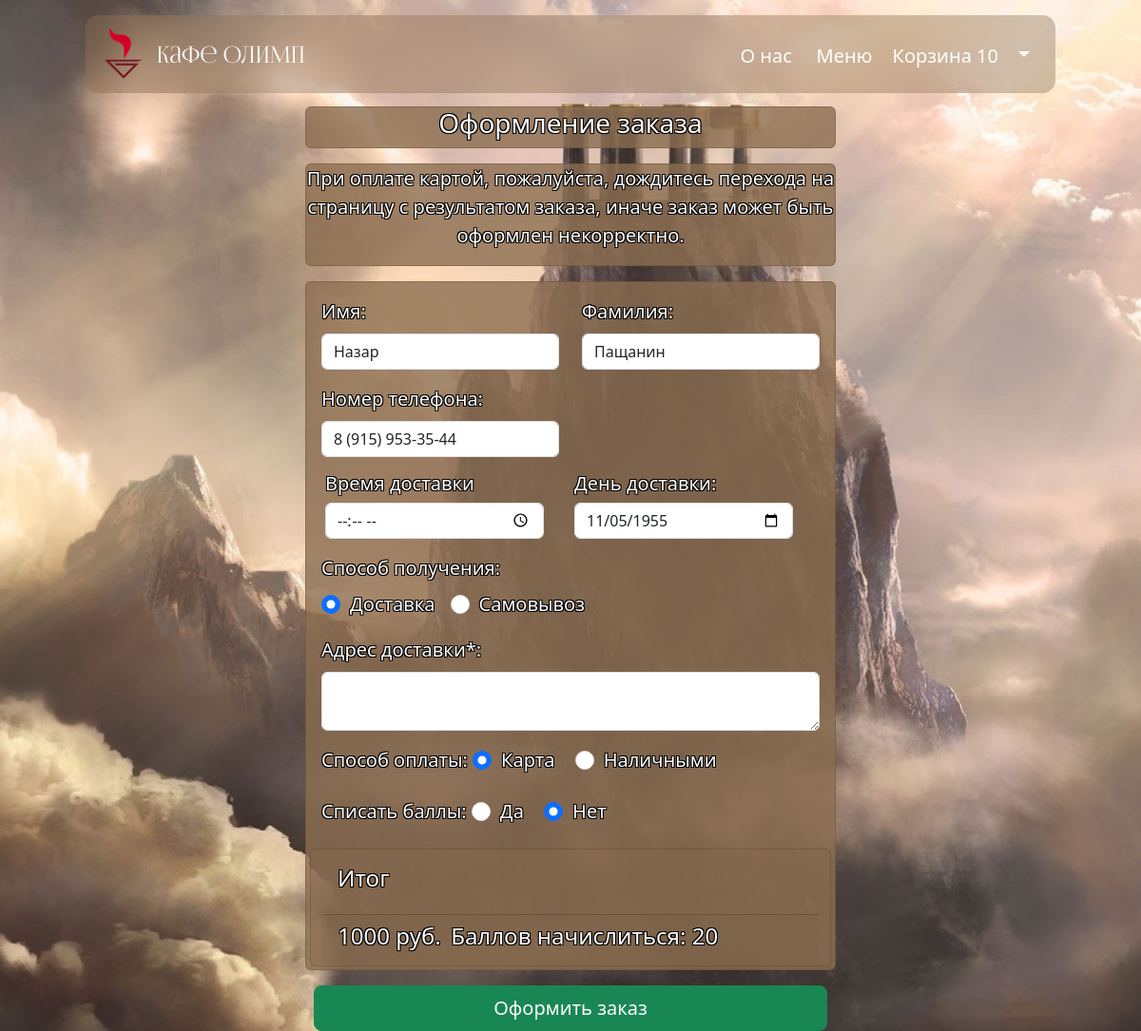
Page /orders/create_order/ (signed in) on the earlier database version.
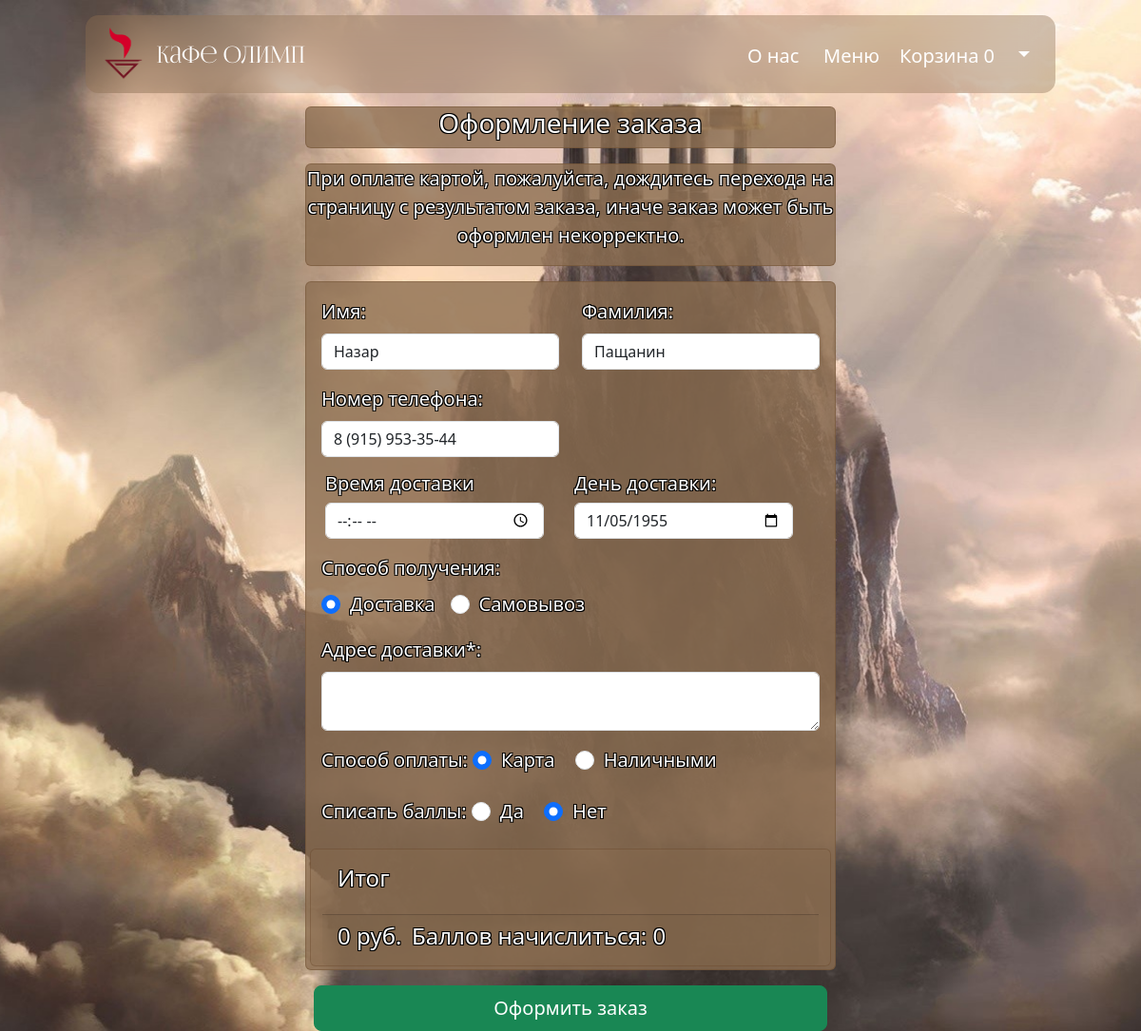
Same page on the later database version.
### users/models.py (models this page shows)
class User(AbstractUser):
    phone_number = PhoneNumberField(blank=True, unique=True, verbose_name="Номер телефона")
    loyalty_program = models.PositiveIntegerField(verbose_name="Баллы программы лояльности", default=0)

### products/models.py (models this page shows, shortened)
class Basket(models.Model):
    user = models.ForeignKey(to=User, on_delete=models.CASCADE)
    product = models.ForeignKey(to=Product, on_delete=models.CASCADE)
    quantity = models.PositiveSmallIntegerField(default=0)
    created_timestamp = models.DateTimeField(auto_now_add=True)
    objects = BasketQuerySet.as_manager()
    def sum_price(self):
        return self.product.price * self.quantity

class Product(models.Model):
    name = models.CharField(max_length=256, verbose_name="Название")
    slug = models.SlugField(max_length=200, unique=True, blank=True, null=True, verbose_name='URL')
    description = models.TextField()
    price = models.DecimalField(max_digits=8, decimal_places=0, verbose_name="Цена")  # знаки после запятой и количество цифр в цене
    weight = models.DecimalField(max_digits=8, decimal_places=0, verbose_name="Масса")  # знаки после запятой и количество цифр в весе
    min_quantity_by_weight = models.DecimalField(max_digits=8, decimal_places=0, default=100,
                                                 verbose_name="Мин. кол-во по массе")  # знаки после запятой и количество цифр в весе
    number_of_pieces = models.PositiveSmallIntegerField(verbose_name="Количество", default=0, null=True)
    on_or_off = models.BooleanField(default=True, verbose_name="Продаётся")
    image = models.ImageField(upload_to='products_images')
    category = models.ForeignKey(to=ProductCategory, on_delete=models.PROTECT, verbose_name="Категория")
    class Meta:
        db_table = 'product'
        verbose_name = 'Продукт'
        verbose_name_plural = 'Продукты'
        ordering = ("id",)

### orders/views.py (the view)
# urls.py: path('create_order/', views.create_order, name='create_order'),
@login_required
def create_order(request):
    if request.method == 'POST':
        form = CreateOrderForm(data=request.POST)
        if form.is_valid():
            print(form.errors)
            try:
                with (((transaction.atomic()))):
                    user = request.user
                    basket_items = Basket.objects.filter(user=user)
                    if basket_items.exists():
                        order = Order.objects.create(
                            user=user,
                            phone_number=form.cleaned_data['phone_number'],
                            requires_delivery=form.cleaned_data['requires_delivery'],
                            delivery_address=form.cleaned_data['delivery_address'],
                            payment_on_get=form.cleaned_data['payment_on_get'],
                            deduct_points=form.cleaned_data['deduct_points'],
                            delivery_datetime=datetime.combine(form.cleaned_data['delivery_date'],
                                                               form.cleaned_data['delivery_time'])
                        )
                        for basket_item in basket_items:
                            product = basket_item.product
                            name = basket_item.product.name
                            price = basket_item.product.sell_price()
                            quantity = basket_item.quantity
                            weight = basket_item.product.weight
                            OrderItem.objects.create(
                                order=order,
                                product=product,
                                name=name,
                                price=price,
                                quantity=quantity,
                                weight=weight,
                            )
                            product.save()
                        if int(order.deduct_points) == 0:
                            order.total_cost = basket_total_sum_price(user)
                            order.save()
                        elif int(order.deduct_points) == 1:
                            order.total_cost = basket_total_sum_price2(user)
                            order.save()
                        baskets = Basket.objects.filter(user=user)
                        point = User.objects.get(id=user.id)
                        summing = BasketQuerySet.total_sum_price(baskets)
                        points = viewing_points(user)
                        if int(order.deduct_points) == 0:
                            point.loyalty_program = points
                        elif int(order.deduct_points) == 1:
                            if summing >= points:
                                point.loyalty_program = 0
                            elif summing < points:
                                point.loyalty_program = points - summing
                        point.save()
                        if order.payment_on_get == '0':
                            k = [i.product.name for i in basket_items]
                            text = ''
                            for i in range(len(k)):
                                text += str(k[i]) + ', '
                            text = text[:-2]
                            description = ' Номер заказа: ' + str(order.id) + ';' + ' Время доставки: ' + str(
                                order.delivery_datetime) + ';' + ' Список покупок: ' + text
                            urls = generate_payment_link(merchant_login=str('Cafe-Olimp'),
                                                         merchant_password_1=str('VKH6zCyE5mFL5iv5f8QV'),
                                                         cost=decimal.Decimal(order.total_cost),
                                                         number=int(order.id),
                                                         description=description)
                            try:
                                return redirect(urls)
                            finally:
                                basket_items.delete()
                        else:
                            basket_items.delete()
                            messages.success(request, 'Заказ оформлен!')
                            return redirect('users:history_of_orders')
            except ValidationError as e:
                messages.success(request, str(e))
                return redirect('basket:order')
        else:
            print(form.errors)
            print()
            print(form.non_field_errors)
    else:
        initial = {
            'first_name': request.user.first_name,
            'last_name': request.user.last_name,
            'phone_number': request.user.phone_number
        }
        form = CreateOrderForm(initial=initial)
    context = {
        'title': 'Оформление заказа',
        'form': form,
        'orders': True,
    }
    return render(request, 'orders/create_order.html', context=context)

### orders/forms.py
class CreateOrderForm(forms.Form):
    first_name = forms.CharField()
    last_name = forms.CharField()
    delivery_time = forms.TimeField()
    delivery_date = forms.DateField()
    phone_number = forms.CharField()
    requires_delivery = forms.ChoiceField(
        choices=[
            ("0", False),
            ("1", True),
        ],
    )
    delivery_address = forms.CharField(required=False)
    payment_on_get = forms.ChoiceField(
        choices=[
            ("0", 'False'),
            ("1", 'True'),
        ],
    )
    deduct_points = forms.ChoiceField(
        choices=[
            ("0", 'False'),
            ("1", 'True'),
        ],
    )

### orders/templatetags/order_dop.py (called while the page is built)
@register.simple_tag()
def basket_total_sum_price(user):
    baskets = Basket.objects.filter(user=user)
    summing = BasketQuerySet.total_sum_price(baskets)
    return decimal.Decimal(summing)

@register.simple_tag()
def accrual_of_points1(user):
    return accrual_of_points(user, basket_total_sum_price(user))

### products/models.py (called while the page is built)
    def total_sum_price(self):
        return sum(basket.sum_price() for basket in self.filter())

    def total_quantity(self):
        if self:
            return sum(basket.quantity for basket in self)
        return 0

### orders/templates/orders/create_order.html (shortened to what the changed rows need)
<!DOCTYPE html>
<html lang="ru">
{% extends 'products/base.html' %}
{% load static %}
{% block css %}
<link rel="stylesheet" href="{% static '/css/create_order.css' %}">
{% endblock %}
{% block content %}
<head>
</head>
<form action="{% url 'orders:create_order' %}" method="post">
    <div class="container">
        <div class="card col-md-6 col-xl-6">
            <div class="card-body">
                    <div class="row">
                        <div class="col-md-6 mb-3">
                            <label for="id_first_name" class="form-label">Имя:</label>
                            <input type="text" class="form-control" id="id_first_name"
                                value="{% if form.first_name.value %}{{ form.first_name.value }}{% endif %}"
                                name="first_name" required readonly>
                        </div>
                        <div class="col-md-6">
                            <label for="id_last_name" class="form-label">Фамилия:</label>
                            <input type="text" class="form-control" id="id_last_name" name="last_name"
                            value="{% if form.last_name.value %}{{ form.last_name.value }}{% endif %}"
                            required readonly>
                        </div>
                        <div class="col-md-6">
                            <label for="id_phone_number" class="form-label">Номер телефона:</label>
                            <input type="text" class="form-control" id="id_phone_number" name="phone_number"
                                value="{% if form.phone_number.value %}{{ form.phone_number.value }}{% endif %}"
                                required readonly>
                        </div>
                        <div class="card" id="card_7">
                            <div class="card-footer d-flex flex-row" id="order_price_and_points">
                                        {% include "orders/price_weight_points_not.html" %}
                            </div>
                        </div>
                    </div>
            </div>
        </div>
    </div>
</form>
{% endblock  %}

### products/templates/products/base.html (shortened to what this page needs)
<!DOCTYPE html>
<html lang="ru">
{% load static %}
{% load basket_tags %}
<head>
    <link href="{% static '/bootstrap/css/bootstrap.min.css' %}" rel="stylesheet">
    <link rel="stylesheet" href="{% static '/css/base.css' %}">
    {% block css %} {% endblock %}
</head>
<body>
<nav class="navbar navbar-expand-lg navbar-dark bg-transparent fixed-top border-bottom-dark">
    <div class="container">
        <a class="navbar-brand " href="{% url 'index' %}" style="font-family:FoglihtenNo06" id="logotype">
            <img src="/static/img/Logo_p.png" alt="logotip" height="56px" width="56px"/> Кафе Олимп</a>
        <div class="collapse navbar-collapse" id="navbarSupportedContent">
            <ul class="navbar-nav ms-auto">
                <li class="nav-item" id="button_1">
                    <a class="nav-link active" href="{% url 'we' %}">
                        О нас
                    </a>
                </li>
                <li class="nav-item" id="button_2">
                    <a class="nav-link active" href="{% url 'products:index' %}">
                        Меню
                    </a>
                </li>
                {% if user.is_authenticated %}
                <li class="nav-item" id="button_3">
                    <a class="nav-link active" href="{% url 'basket' %}">
                        Корзина
                        <span id="goods-in-basket-count">{% basket_quantity user=request.user %}</span>
                    </a>
                </li>
                <li class="nav-item  dropdown" id="button_4">
                    <a class="nav-link active dropdown-toggle" href="#" id="navbarDropdown" role="button"
                       data-bs-toggle="dropdown" aria-expanded="false">
                    </a>
                </li>
                {% else %}
                <li class="nav-item">
                    <a class="nav-link active" href="{% url 'users:login' %}" id="button_10">Войти <i class="fas fa-sign-in-alt"></i></a>
                </li>
                {% endif %}
            </ul>
        </div>
    </div>
</nav>
{% block content %} {% endblock %}
</body>
</html>

### orders/templates/orders/price_weight_points_not.html (shortened to what this page needs)
{% load order_dop %}
<head>
</head>
    <h4 class="float-right">{% basket_total_sum_price user=request.user %} руб.</h4>
    <a>&nbsp;</a>
    <a>&nbsp;</a>
    <h4 class="float-right"> Баллов начислиться: {% accrual_of_points1 user=request.user %}</h4>

Differences in the rows shown:
changed User "Назар": id "10" → "0"; id "1000" → "0"; id "20" → "0"
